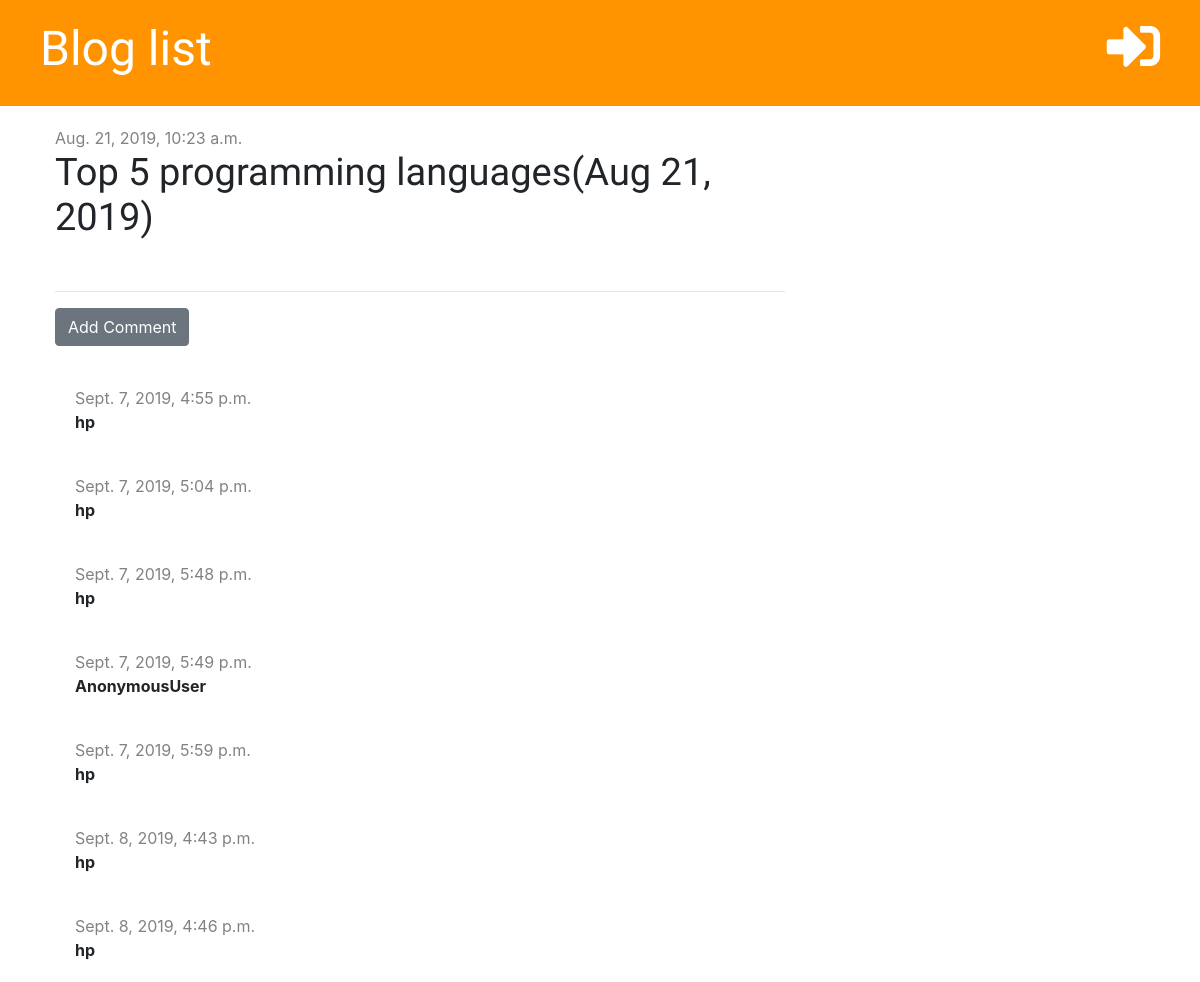
The app's page /post/2/ with its own data.
### blog/models.py (models this page shows, shortened)
class Post(models.Model):
    author = models.ForeignKey('auth.User', on_delete=models.CASCADE)
    title = models.CharField(max_length=200)
    text = models.TextField()
    created_date = models.DateTimeField(default=timezone.now)
    published_date = models.DateTimeField(blank=True, null=True)

class Comment(models.Model):
    post = models.ForeignKey('blog.Post', on_delete=models.CASCADE, related_name='comments')
    author = models.CharField(max_length=50)
    text = models.TextField()
    created_date = models.DateTimeField(default=timezone.now)
    approved = models.BooleanField(default=False)

### blog/views.py (the view)
# urls.py: path('post/<int:pk>/', views.post_detail, name='post_detail'),
def post_detail(request, pk):
    post = get_object_or_404(Post, pk=pk)
    stuff_for_frontend = {'post': post}
    return render(request, 'blog/post_detail.html', stuff_for_frontend)

### blog/templatetags/markdownify.py (called while the page is built)
@register.filter
def markdown(value):
    renderer = HighlightRenderer()
    markdown = mistune.Markdown(renderer=renderer)
    return markdown(value)

### blog/templates/blog/post_detail.html (shortened to what this page needs)
{% extends 'blog/base.html' %}
{% load markdownify %}
{% block content %}
    <div class="post">
        {% if post.published_date %}
            <div class="date">
                {{ post.published_date }}
            </div>
        {% else %}
            <a href="{% url 'post_publish' pk=post.pk %}" class="btn btn-primary">Publish</a>
        {% endif %}
        <h1>{{ post.title }}</h1>
    </div>
    <hr>
    <a href="{% url 'add_comment_to_post' pk=post.pk %}" class="btn btn-secondary" >Add Comment</a>
    {% for comment in post.comments.all %}
        {% if user.is_authenticated or comment.approved %}
            <div class="comment">
                <div class="date">
                    {{ comment.created_date }}
                </div>
                <strong>{{ comment.author }}</strong>
            </div>
        {% endif %}
    {% empty %}
        <p>No comment yet...</p>
    {% endfor %}
{% endblock %}

### blog/static/css/blog.css (style rules this page uses)
h1, h2, h3, h4 { font-family: 'Tangerine', 'Inconsolata', 'Droid Sans', 'serif'; font-size: 38px; }
.date { color: #828282; padding: 20px 0px 0px 0px; }
.post { margin-bottom:50px; }
.comment { margin: 20px 0px 20px 20px; }

### records on screen
Post: published_date "Aug. 21, 2019, 10:23 a.m.", title "Top 5 programming languages(Aug 21, 2019)"
Comment: created_date "Sept. 7, 2019, 4:55 p.m.", author "hp"
Comment: created_date "Sept. 7, 2019, 5:04 p.m.", author "hp"
Comment: created_date "Sept. 7, 2019, 5:48 p.m.", author "hp"
Comment: created_date "Sept. 7, 2019, 5:49 p.m.", author "AnonymousUser"
Comment: created_date "Sept. 7, 2019, 5:59 p.m.", author "hp"
Comment: created_date "Sept. 8, 2019, 4:43 p.m.", author "hp"
Comment: created_date "Sept. 8, 2019, 4:46 p.m.", author "hp"
